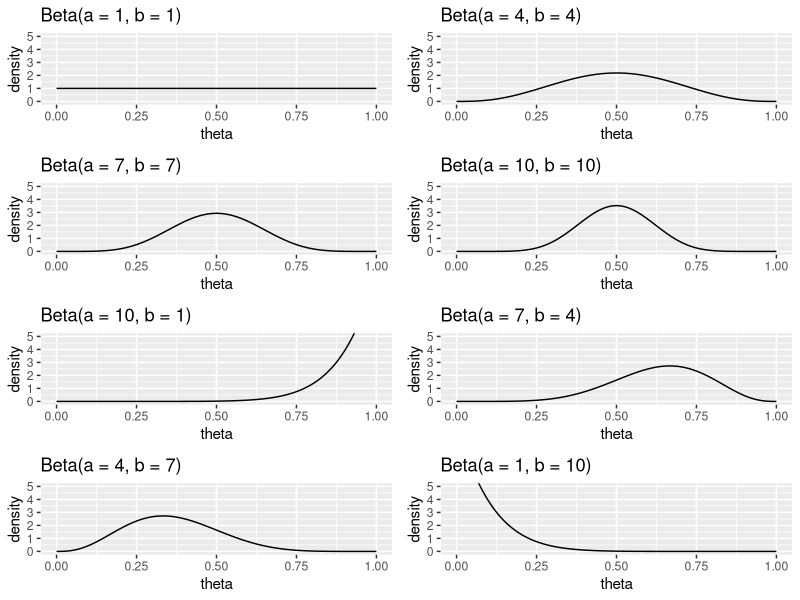
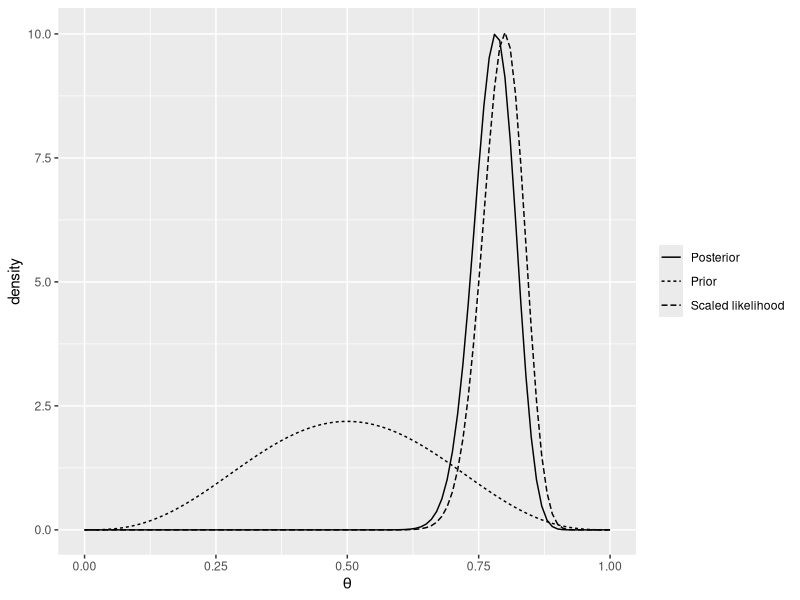
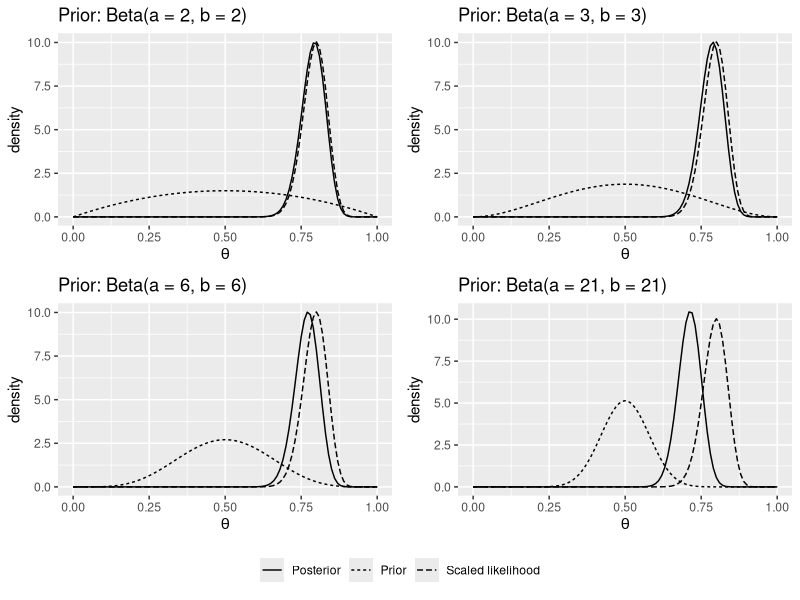

Generate these figures, in order, with R:
## ---- chunk 1
knitr::opts_chunk$set(echo = TRUE)
library(tidyverse)
library(ggplot2)
## ---- chunk 2
estimated_means <- rbinom(100, 
                          size = 10, 
                          prob = 0.8) / 10
sd(estimated_means)
## ---- chunk 3
estimated_means <- rbinom(100, 
                          size = 100, 
                          prob = 0.8) / 100
sd(estimated_means)
## ---- chunk 4
theta <- runif(100, min = 0, max = 1)
estimated_means <- rbinom(100, 
                          size = 10, 
                          prob = theta) / 10
sd(estimated_means)
## ---- chunk 5
theta <- runif(100, min = 0.3, max = 0.8)
estimated_means <- rbinom(n=100, 
                          size = 10, 
                          prob = theta) / 10
sd(estimated_means)
## ---- chunk 6
ab <- tibble(a = c(
               seq(1, 10, 3),
               seq(10, 1, -3)
             ),
             b = c(seq(1, 10, 3), seq(1, 10, 3))
             )
plots <- pmap(ab, function(a, b) {
  (ggplot(data = tibble(theta = c(0, 1)), aes(theta)) +
   stat_function(
     fun = dbeta,
     args = list(shape1 = a, shape2 = b)
   ) +
   ylab("density") +
   coord_cartesian(ylim = c(0, 5))+
   ggtitle(paste0("Beta(a = ", a, ", b = ", b,")")))
})

cowplot::plot_grid(plotlist= plots, ncol=2)
## ---- chunk 7
qbeta(c(0.025, 0.975), 
      shape1 = 4, 
      shape2 = 4)
## ---- chunk 8
qbeta(c(0.025, 0.975), 
      shape1 = 10, 
      shape2 = 10)
## ---- chunk 9
PostFun <- function(theta) {
  theta^84 * (1 - theta)^24
}
(AUC <- integrate(PostFun, 
                  lower = 0, 
                  upper = 1)$value)
## ---- chunk 10
PostFun <- function(theta) {
  theta^84 * (1 - theta)^24 / AUC
}
integrate(PostFun, lower = 0, upper = 1)$value
## ---- chunk 11
## Likelihood
k <- 80
n <- 100
## Prior
a <- 4
b <- 4
binom_lh <- function(theta) {
dbinom(x=k, size =n, prob = theta)
}

K <- integrate(f = binom_lh, lower = 0, upper = 1)$value

binom_scaled_lh <- function(theta) 1/K * binom_lh(theta)

p_beta <- ggplot(data = tibble(theta = c(0, 1)), aes(theta)) +
  stat_function(
    fun = dbeta,
    args = list(shape1 = a, shape2 = b),
    aes(linetype = "Prior")
  ) +
  xlab(expression(theta))+
  ylab("density") +
  stat_function(
    fun = dbeta,
    args = list(shape1 = k + a, shape2 = n - k + b), aes(linetype = "Posterior")
  ) +
  stat_function(
    fun = binom_scaled_lh,
    aes(linetype = "Scaled likelihood")
  ) +
  theme(legend.title = element_blank())
p_beta
## ---- chunk 12
qbeta(c(0.025, 0.975), shape1 = 84, shape2 = 24)
## ---- chunk 13
## Likelihood
k <- 80
n <- 100
## Prior
ab <- list(
   c(a=2,b=2),
   c(a=3,b=3),
   c(a=6,b=6),
   c(a=21,b=21))

plots <- purrr::map(ab, function(p){
(ggplot(data = tibble(theta = c(0, 1)), aes(theta)) +
  stat_function(
    fun = dbeta,
    args = list(shape1 = p[1], shape2 = p[2]),
    aes(linetype = "Prior")
  ) +
   xlab(expression(theta)) +
  ylab("density") +
  stat_function(
    fun = dbeta,
    args = list(shape1 = k + p[1], shape2 = n - k + p[2]), aes(linetype = "Posterior")
  ) +
   stat_function(
    fun = binom_scaled_lh,
    aes(linetype = "Scaled likelihood")
  ) +
    theme(legend.position =  "none") +
    ggtitle(paste0("Prior: Beta(a = ", p[1], ", b = ", p[2],")")))
  })


# create some space to the left of the legend
legend <- cowplot::get_plot_component(plots[[1]] + theme(legend.position = "bottom", legend.title = element_blank())
                                    , 'guide-box-bottom', return_all = TRUE)

p <- cowplot::plot_grid(plots[[1]], plots[[2]], plots[[3]], plots[[4]], ncol = 2)

cowplot::plot_grid(p, cowplot::ggdraw(legend), ncol =1, rel_heights = c(0.9,0.1))

